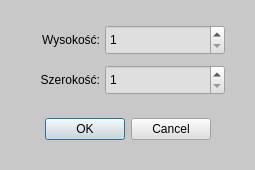
<?xml version="1.0" encoding="UTF-8"?>
<ui version="4.0">
 <class>Size_change_popup</class>
 <widget class="QDialog" name="Size_change_popup">
  <property name="geometry">
   <rect>
    <x>0</x>
    <y>0</y>
    <width>255</width>
    <height>170</height>
   </rect>
  </property>
  <property name="minimumSize">
   <size>
    <width>255</width>
    <height>170</height>
   </size>
  </property>
  <property name="maximumSize">
   <size>
    <width>255</width>
    <height>170</height>
   </size>
  </property>
  <property name="windowTitle">
   <string>Zmiana wielkości</string>
  </property>
  <property name="styleSheet">
   <string notr="true">background-color: rgb(200, 200, 200);</string>
  </property>
  <property name="sizeGripEnabled">
   <bool>false</bool>
  </property>
  <property name="modal">
   <bool>false</bool>
  </property>
  <widget class="QDialogButtonBox" name="buttonBox">
   <property name="geometry">
    <rect>
     <x>25</x>
     <y>114</y>
     <width>205</width>
     <height>30</height>
    </rect>
   </property>
   <property name="styleSheet">
    <string notr="true">background-color: rgb(223, 223, 223)</string>
   </property>
   <property name="orientation">
    <enum>Qt::Horizontal</enum>
   </property>
   <property name="standardButtons">
    <set>QDialogButtonBox::Cancel|QDialogButtonBox::Ok</set>
   </property>
   <property name="centerButtons">
    <bool>true</bool>
   </property>
  </widget>
  <widget class="QSpinBox" name="height">
   <property name="geometry">
    <rect>
     <x>105</x>
     <y>25</y>
     <width>120</width>
     <height>30</height>
    </rect>
   </property>
   <property name="styleSheet">
    <string notr="true">background-color: rgb(223, 223, 223)</string>
   </property>
   <property name="minimum">
    <number>1</number>
   </property>
   <property name="maximum">
    <number>50</number>
   </property>
  </widget>
  <widget class="QSpinBox" name="width">
   <property name="geometry">
    <rect>
     <x>105</x>
     <y>65</y>
     <width>120</width>
     <height>30</height>
    </rect>
   </property>
   <property name="styleSheet">
    <string notr="true">background-color: rgb(223, 223, 223)</string>
   </property>
   <property name="keyboardTracking">
    <bool>true</bool>
   </property>
   <property name="minimum">
    <number>1</number>
   </property>
   <property name="maximum">
    <number>60</number>
   </property>
  </widget>
  <widget class="QLabel" name="label_height">
   <property name="geometry">
    <rect>
     <x>20</x>
     <y>25</y>
     <width>80</width>
     <height>30</height>
    </rect>
   </property>
   <property name="styleSheet">
    <string notr="true">font: 9pt &quot;MS Shell Dlg 2&quot;;</string>
   </property>
   <property name="text">
    <string>Wysokość:</string>
   </property>
   <property name="alignment">
    <set>Qt::AlignRight|Qt::AlignTrailing|Qt::AlignVCenter</set>
   </property>
  </widget>
  <widget class="QLabel" name="label_width">
   <property name="geometry">
    <rect>
     <x>20</x>
     <y>65</y>
     <width>80</width>
     <height>30</height>
    </rect>
   </property>
   <property name="styleSheet">
    <string notr="true">font: 9pt &quot;MS Shell Dlg 2&quot;;</string>
   </property>
   <property name="text">
    <string>Szerokość:</string>
   </property>
   <property name="alignment">
    <set>Qt::AlignRight|Qt::AlignTrailing|Qt::AlignVCenter</set>
   </property>
  </widget>
 </widget>
 <resources/>
 <connections>
  <connection>
   <sender>buttonBox</sender>
   <signal>accepted()</signal>
   <receiver>Size_change_popup</receiver>
   <slot>accept()</slot>
   <hints>
    <hint type="sourcelabel">
     <x>248</x>
     <y>254</y>
    </hint>
    <hint type="destinationlabel">
     <x>157</x>
     <y>274</y>
    </hint>
   </hints>
  </connection>
  <connection>
   <sender>buttonBox</sender>
   <signal>rejected()</signal>
   <receiver>Size_change_popup</receiver>
   <slot>reject()</slot>
   <hints>
    <hint type="sourcelabel">
     <x>316</x>
     <y>260</y>
    </hint>
    <hint type="destinationlabel">
     <x>286</x>
     <y>274</y>
    </hint>
   </hints>
  </connection>
 </connections>
</ui>
